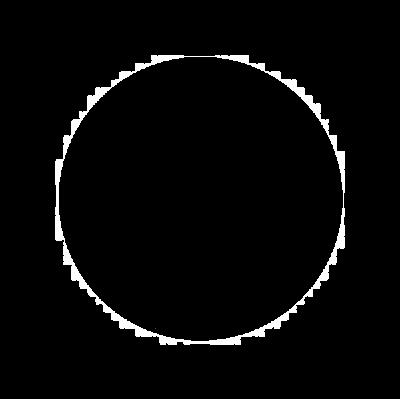

This figure's Python source:
from PIL import Image
import numpy as np
import multiprocessing
import concurrent.futures
from timeit import default_timer as timer   

def normal_dist(x, mean, std):
    return (1 / (std * np.sqrt(2 * np.pi))) * np.exp(-0.5 * ((x - mean) / std) ** 2)

def forloop_image(img,empty_image,x,height,width,radius):
    widthpixels = []
    for y in range(height):
            sum_r = 0
            sum_g = 0
            sum_b = 0
            std_r = []
            std_g = []
            std_b = []
            av_count = 0
            for i in range(-radius, radius + 1):
                for j in range(-radius, radius + 1):
                    if x + i >= 0 and x + i < width and y + j >= 0 and y + j < height:
                        av_count += 1
                        sum_r += img.getpixel((x + i, y + j))[0]/255
                        sum_g += img.getpixel((x + i, y + j))[1]/255
                        sum_b += img.getpixel((x + i, y + j))[2]/255
                        std_r.append(img.getpixel((x + i, y + j))[0]/255)
                        std_g.append(img.getpixel((x + i, y + j))[1]/255)
                        std_b.append(img.getpixel((x + i, y + j))[2]/255)
            sum_r = int(sum_r/(av_count*av_count))
            sum_g = int(sum_g/(av_count*av_count))
            sum_b = int(sum_b/(av_count*av_count))
            mean_r = img.getpixel((x, y))[0]/255
            mean_g = img.getpixel((x, y))[1]/255
            mean_b = img.getpixel((x, y))[2]/255
            change = 0.000005
            s_r = np.std(std_r)
            s_g = np.std(std_g)
            s_b = np.std(std_b)
            if s_r != 0 and np.std(std_g) != 0 and np.std(std_b) != 0:
                
                if normal_dist(sum_r, mean_r, s_r) > s_r:
                    sum_r = 0
                else:
                    sum_r = 255
                if normal_dist(sum_g, mean_g, s_g) > s_g:
                    sum_g = 0
                else:
                    sum_g = 255
                if normal_dist(sum_b, mean_b, s_b) > s_b:
                    sum_b = 0
                else:
                    sum_b = 255
            widthpixels.append([sum_r, sum_g, sum_b])
    return widthpixels

def distance_image(image_path:str, radius:int = 1, scale:int = 1, output:str = 'GaussianOutput.jpg')->None:
    '''This function takes in an image path, radius, scale and output file name and returns a new image with the gaussian filter applied to it.'''
    start = timer()
    img = Image.open(image_path)
    width, height = img.size
    img=img.resize((int(width/scale),int(height/scale)))
    width, height = img.size
    img = img.convert("RGB")    
    empty_image = Image.new("RGB", (width, height), "white")
    
    
    
    with concurrent.futures.ProcessPoolExecutor() as executor:
        futures = []
        results = []
        for x in range(width):
            future = executor.submit(forloop_image, img, empty_image, x, height, width, radius)
            results.append([x, future])
            futures.append(future)

        # Wait for all the futures to complete
        concurrent.futures.wait(futures)
        for result in results:
            x = result[0]
            for y in range(height):
                empty_image.putpixel((x, y), (result[1].result()[y][0], result[1].result()[y][1], result[1].result()[y][2]))
    print("calculation time:",timer()-start)
    empty_image.save(output)

if __name__ == "__main__":
    multiprocessing.freeze_support()
    image_path = input("Enter the path to the image: ")
    radius = int(input("Enter the radius: "))
    scale = int(input("Enter the scale: "))
    output = input("Enter the output file name: ")

    distance_image(image_path, radius, scale, output)
    
    

